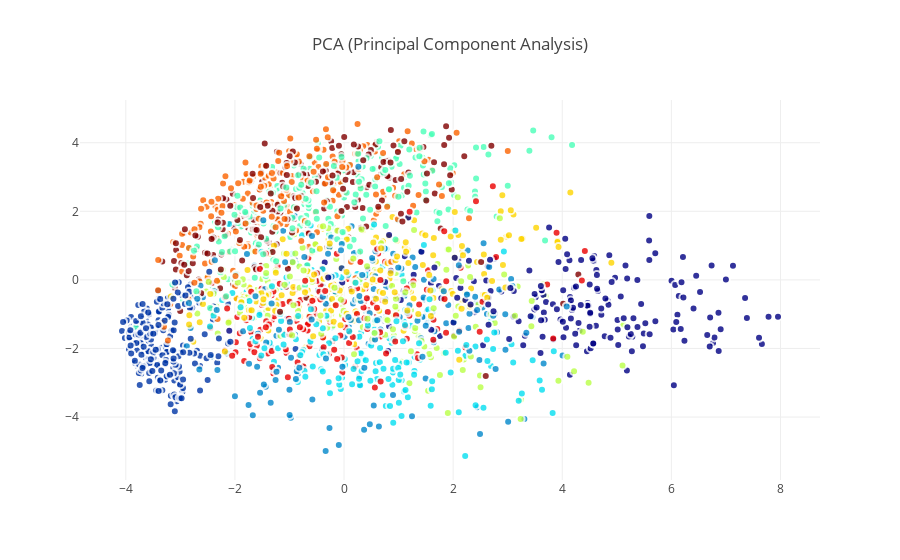

Notebook code for this chart:
### Code cell
trace0 = go.Scatter(
    x = plot_data[:,0],
    y = plot_data[:,1],
    name = "class",
    hoveron = "points",
    mode = 'markers',
#     text = Target.unique(),
    showlegend = False,
    marker = dict(
        size = 8,
        color = plot_data[:,2],
        colorscale ='Jet',
        showscale = False,
        line = dict(
            width = 2,
            color = 'rgb(255, 255, 255)'
        ),
        opacity = 0.8
    )
)
data = [trace0]

layout = dict(title = 'PCA (Principal Component Analysis)',
              hovermode= 'closest',
              yaxis = dict(zeroline = False),
              xaxis = dict(zeroline = False),
              showlegend= True
             )

fig = dict(data=data, layout=layout)
py.iplot(fig, filename='styled-scatter')

### Figure 1 — Plotly figure (JSON) as saved in the notebook; plotly's stock layout.template omitted (floating-point values rounded to 4 significant figures; data arrays with more than 128 entries replaced by an {"elided": "..."} marker saying what was removed)
{"data": [{"hoveron": "points", "marker": {"color": {"elided": "2000 int values"}, "colorscale": "Jet", "line": {"color": "rgb(255, 255, 255)", "width": 2}, "opacity": 0.8, "showscale": false, "size": 8}, "mode": "markers", "name": "class", "showlegend": false, "type": "scatter", "uid": "a9573e18-ec38-431b-ab65-97573c8bcb80", "x": {"elided": "2000 float values"}, "y": {"elided": "2000 float values"}}], "layout": {"hovermode": "closest", "showlegend": true, "title": "PCA (Principal Component Analysis)", "xaxis": {"zeroline": false}, "yaxis": {"zeroline": false}}}
